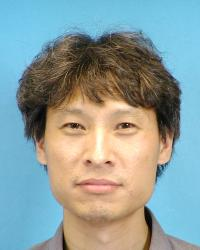
#> input picture data_pix2pix/A/train/100.jpg, 200 x 250 px; the run also reads 1 picture not shown here
$ jupyter execute data_preprocessing.ipynb
#> lines starting #> are read from the running program, lines starting #| are printed output that depends on the picture
[cell 1]
import pandas as pd
import os
import glob

[cell 2]
root_dir = "./data_pix2pix"

image_extensions = ('*.png', '*.jpg', '*.jpeg', '*.bmp', '*.gif')

# Dictionary to hold image paths
image_paths = {}

# Walk through A and B
for folder in ['A', 'B']:
    folder_path = os.path.join(root_dir, folder)

    # Iterate through train, test, val
    for subset in ['train', 'test', 'val']:
        subset_path = os.path.join(folder_path, subset)

        # Collect image paths
        images = []
        for ext in image_extensions:
            images.extend(glob.glob(os.path.join(subset_path, ext)))

        # Save to dictionary
        image_paths[f"{folder}_{subset}"] = images

# Example: print paths from A_train
print(image_paths['A_train'])

[cell 3]
import cv2
import matplotlib.pyplot as plt


"""for image in image_paths['A_train']:
    image_path = image
    image = cv2.imread(image_path)

    # Convert BGR (OpenCV) to RGB (Matplotlib)
    image_rgb = cv2.cvtColor(image, cv2.COLOR_BGR2RGB)

    plt.imshow(image_rgb)
    plt.title(f"A_train image: {os.path.basename(image_path)}")
    plt.axis('off')
    plt.show()"""

[cell 4]
import cv2
import os
import glob
import shutil


# Root directory containing A and B folders
root_dir = "./data_pix2pix"
output_root_dir = "./preprocessed_images"

# Target subfolders
folders = ['A', 'B']
subfolders = ['train', 'test', 'val']

for folder in folders:
    for subset in subfolders:
        input_dir = os.path.join(root_dir, folder, subset)
        output_dir = os.path.join(output_root_dir, folder, subset)
        os.makedirs(output_dir, exist_ok=True)

        # Get all jpg and jpeg files
        jpg_paths = glob.glob(os.path.join(input_dir, '*.jpg'))
        jpeg_paths = glob.glob(os.path.join(input_dir, '*.jpeg'))

        if not jpg_paths:
            print(f"No jpg images found in {input_dir}, skipping this folder.")
            continue

        # Get target size from first jpg image
        sample_image = cv2.imread(jpg_paths[0])
#> sample_image is the input picture: shape (250, 200, 3); mean B, G, R 156.2, 157.8, 141
        if sample_image is None:
            print(f"Failed to read {jpg_paths[0]}, skipping this folder.")
            continue

        target_size = (sample_image.shape[1], sample_image.shape[0])  # (width, height)
#> target_size = (200, 250)
        print(f"Target size for {input_dir}: {target_size}")
#| Target size for ./data_pix2pix/A/train: (200, 250)

        # Copy all jpg images to output folder
        for image_path in jpg_paths:
            filename = os.path.basename(image_path)
            save_path = os.path.join(output_dir, filename)
            shutil.copy(image_path, save_path)
            print(f"Copied jpg: {save_path}")

        # Process jpeg images
        for image_path in jpeg_paths:
            image = cv2.imread(image_path)
            if image is None:
                print(f"Failed to read {image_path}, skipping.")
                continue

            current_size = (image.shape[1], image.shape[0])  # (width, height)
            filename = os.path.basename(image_path)
            save_path = os.path.join(output_dir, filename)

            if current_size != target_size:
                # Resize if dimensions are different
                resized_image = cv2.resize(image, target_size)
                cv2.imwrite(save_path, resized_image)
                print(f"Resized and saved jpeg: {save_path}")
            else:
                # If size matches, copy as-is
                shutil.copy(image_path, save_path)
                print(f"Copied jpeg as-is: {save_path}")

[cell 5]
import cv2
import os
import glob

# Root directory containing A and B folders
root_dir = "./preprocessed_images"
#> root_dir = './preprocessed_images'
output_root_dir = './preprocessed_folder_final'

# Target subfolders and folders
folders = ['A', 'B']
subfolders = ['train', 'test', 'val']

# Desired target size (width, height)
target_size = (200, 250)

# Supported extensions
image_extensions = ['*.jpg', '*.jpeg']

for folder in folders:
    for subset in subfolders:
        input_dir = os.path.join(root_dir, folder, subset)
        output_dir = os.path.join(output_root_dir, folder, subset)
        os.makedirs(output_dir, exist_ok=True)

        # Get all jpg and jpeg files
        image_paths = []
        for ext in image_extensions:
            image_paths.extend(glob.glob(os.path.join(input_dir, ext)))

        if not image_paths:
            print(f"No images found in {input_dir}. Skipping.")
            continue

        print(f"Processing {len(image_paths)} images in {input_dir}")

        for image_path in image_paths:
            image = cv2.imread(image_path)
            if image is None:
                print(f"Failed to read {image_path}, skipping.")
                continue

            # Convert to grayscale
            gray_image = cv2.cvtColor(image, cv2.COLOR_BGR2GRAY)
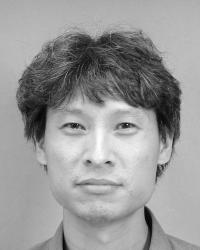
#> gray_image: shape (250, 200); min 0, max 252, mean 152.6

            # Apply CLAHE (adaptive histogram equalization)
            clahe = cv2.createCLAHE(clipLimit=2.0, tileGridSize=(8, 8))
            equalized_image = clahe.apply(gray_image)
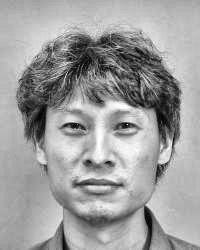
#> equalized_image: shape (250, 200); min 1, max 254, mean 158

            # Convert back to 3-channel grayscale
            gray_3ch_image = cv2.cvtColor(equalized_image, cv2.COLOR_GRAY2BGR)


            # Resize
            resized_image = cv2.resize(gray_3ch_image, target_size)

            # Save with same base filename but .jpg extension
            base_filename = os.path.splitext(os.path.basename(image_path))[0]
            save_path = os.path.join(output_dir, base_filename + '.jpg')

            cv2.imwrite(save_path, resized_image)
            print(f"Saved: {save_path}")

print(" All images processed, resized, and saved as .jpg.")
